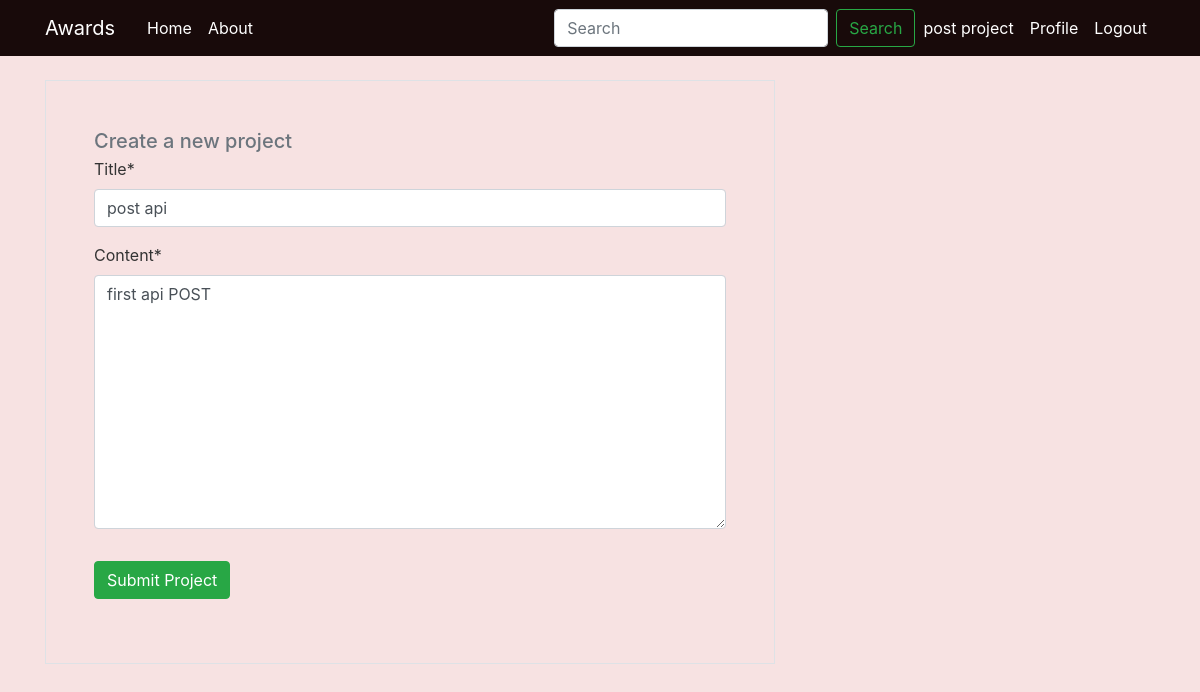
Before: /post/update/5/ (signed in) with the older database file.
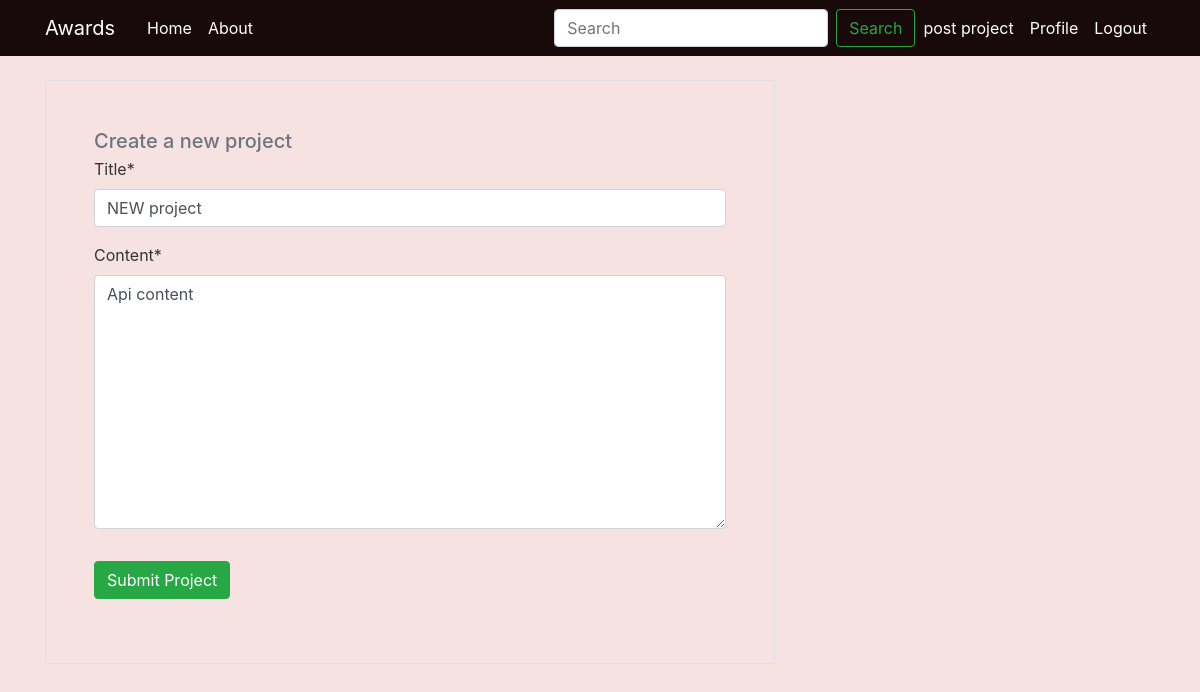
After: the same page with the newer database file.
### portfolio/models.py (models this page shows, shortened)
class Post(models.Model):
    title = models.CharField(max_length=100)
    content = models.TextField()
    date_posted = models.DateTimeField(default=timezone.now)
    author = models.ForeignKey(User, on_delete=models.CASCADE)
    image = CloudinaryField('image')
    link = models.CharField(default='',max_length=250)

### portfolio/views.py (the view, shortened to what this page needs)
# urls.py: path('post/update/<int:pk>/', PostUpdateView.as_view(), name='portfolio-update'),
class PostUpdateView(LoginRequiredMixin, UpdateView):
    model = Post
    fields = ['title', 'content']

### portfolio/templates/portfolio/post_form.html (shortened to what this page needs)
{% extends "portfolio/base.html"%}
{% load cloudinary %}
{% load crispy_forms_tags %}
{% block content%}
    <form method="POST" class="border p-5" enctype="multipart/form-data">
        <fieldset class="form-group">
            <h1 class="h5 mb-1 text-muted">Create a new project</h1>
            {{ form|crispy }}
        </fieldset>
        <div class="form-group">
            <button class="btn btn-success text-white" type="submit">Submit Project</button>
        </div>
    </form>
{% endblock content%}

### portfolio/templates/portfolio/base.html (shortened to what this page needs)
{% load static %}
<!DOCTYPE html>
<html lang="en">
<head>
    <link rel="stylesheet" href="https://cdn.jsdelivr.net/npm/bootstrap@4.0.0/dist/css/bootstrap.min.css">
    <link rel="stylesheet" type="text/css" href="{% static 'portfolio/main.css' %}">
</head>
<body>
    <header class="site-header">
        <nav class="navbar navbar-expand-md navbar-dark bg-steel fixed-top">
          <div class="container">
            <a class="navbar-brand mr-4" href="{% url 'portfolio-home' %}">Awards </a>
            <div class="collapse navbar-collapse" id="navbarToggle">
              <div class="navbar-nav mr-auto">
                <a class="nav-item nav-link" href="{% url 'portfolio-home' %}">Home</a>
                <a class="nav-item nav-link" href="{% url 'portfolio-about' %}">About</a>
              </div>
              <form class="form-inline my-2 my-lg-0" action="{%url 'search'%}">
                <input name="query" class="form-control mr-sm-2" type="search" placeholder="Search" aria-label="Search">
                <button class="btn btn-outline-success my-2 my-sm-0" type="submit">Search</button>
              </form>
              <div class="navbar-nav">
                {% if user.is_authenticated %}
                   <a class="nav-item nav-link" href="{% url 'portfolio-create' %}">post project </a>
                    <a class="nav-item nav-link" href="{% url 'profile' %}">Profile</a>
                    <a class="nav-item nav-link" href="{% url 'logout' %}">Logout</a>
                {% else %}
                    <a class="nav-item nav-link" href="{% url 'login' %}">Login</a>
                    <a class="nav-item nav-link" href="{% url 'register' %}">Register</a>
                {% endif %}
              </div>
            </div>
          </div>
        </nav>
    </header>
    <main role="main" class="container">
        <div class="row">
          <div class="col-md-8">
            {% block content %}{% endblock content %}
          </div>
        </div>
    </main>
</body>
</html>

### portfolio/static/portfolio/main.css (style rules this page uses)
body { background: #F7E2E2; color: #333333; margin-top: 5rem; }
h1, h2, h3, h4, h5, h6 { color: #000000; }
.bg-steel { background-color: #180A0A; }
.site-header .navbar-nav .nav-link { color: #FFFFFF; }

Changed rows visible on the page:
changed Post: title "post api" → "NEW project"; content "first api POST" → "Api content"
